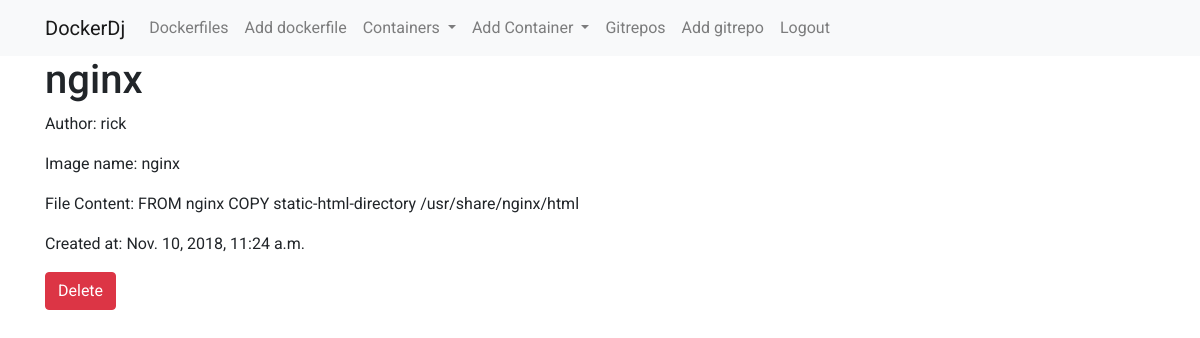
/dockerapp/dockerfile/1 (signed in), run on the app's committed database.
### dockerapp/models.py (models this page shows, shortened)
class Dockerfile(models.Model):
    author = models.ForeignKey('auth.User', on_delete=models.CASCADE)
    title = models.CharField(max_length=200)
    image_name = models.CharField(max_length=200)
    dockerfile_content = models.TextField()
    dockerfile = models.FileField(upload_to='media/dockerfiles/',blank=True)
    created_date = models.DateTimeField(default=timezone.now)

### dockerapp/views.py (the view)
# urls.py: url(r"dockerfile/(?P<pk>\d+)",views.DockerfileDetail.as_view(),name="dockerfile_change"),
class DockerfileDetail(SelectRelatedMixin, generic.DetailView):
    model = models.Dockerfile
    select_related = ("author",)

### dockerapp/templates/dockerapp/dockerfile_detail.html
{% extends "base.html" %}
{% block content %}
  <h1>{{ dockerfile.title }}</h1>
  <p>Author: {{ dockerfile.author }}</p>
  <p>Image name: {{ dockerfile.image_name}}</p>
  <p>File Content: {{ dockerfile.dockerfile_content }}</p>
  <p>Created at: {{ dockerfile.created_date }}</p>
  {% if user.is_authenticated %}
		<a href="{% url 'dockerapp:dockerfile_delete' pk=dockerfile.pk %}" title="delete" class="btn btn-danger">
			<span class="icon-label">Delete</span>
		</a>
	{% endif %}
{% endblock %}

### static/css/style.css (style rules this page uses)
* { font-family: 'Roboto', sans-serif; }

### data on the page
Dockerfile: title "nginx", author "rick", image_name "nginx", dockerfile_content "FROM nginx COPY static-html-directory /usr/share/nginx/html", created_date "Nov. 10, 2018, 11:24 a.m."
